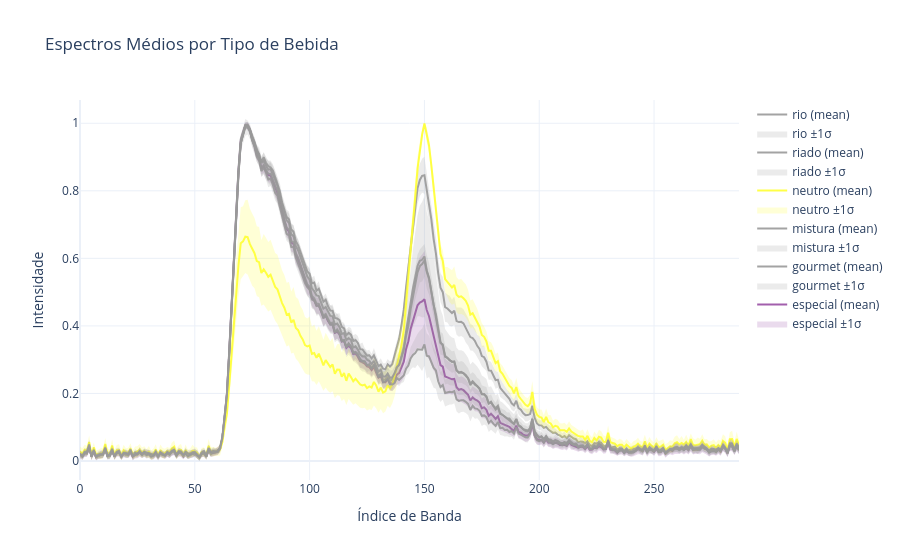

The code cell stored with this chart in its notebook:
### Code cell
fig = plot_curve_mean(df,
                      'beverage_type',
                      description='Espectros Médios por Tipo de Bebida')
fig.show()

### Figure 1 — Plotly figure (JSON) as saved in the notebook; plotly's stock layout.template omitted (floating-point values rounded to 4 significant figures; data arrays with more than 128 entries replaced by an {"elided": "..."} marker saying what was removed)
{"data": [{"hoverinfo": "skip", "line": {"width": 0}, "mode": "lines", "showlegend": false, "type": "scatter", "x": {"elided": "288 int values"}, "y": {"elided": "288 float values"}}, {"fill": "tonexty", "fillcolor": "rgba(152, 78, 163, 0.2)", "hoverinfo": "skip", "line": {"width": 0}, "mode": "lines", "name": "especial ±1σ", "type": "scatter", "x": {"elided": "288 int values"}, "y": {"elided": "288 float values"}}, {"line": {"color": "rgba(152, 78, 163, 0.9)", "width": 2}, "mode": "lines", "name": "especial (mean)", "type": "scatter", "x": {"elided": "288 int values"}, "y": {"elided": "288 float values"}}, {"hoverinfo": "skip", "line": {"width": 0}, "mode": "lines", "showlegend": false, "type": "scatter", "x": {"elided": "288 int values"}, "y": {"elided": "288 float values"}}, {"fill": "tonexty", "fillcolor": "rgba(153, 153, 153, 0.2)", "hoverinfo": "skip", "line": {"width": 0}, "mode": "lines", "name": "gourmet ±1σ", "type": "scatter", "x": {"elided": "288 int values"}, "y": {"elided": "288 float values"}}, {"line": {"color": "rgba(153, 153, 153, 0.9)", "width": 2}, "mode": "lines", "name": "gourmet (mean)", "type": "scatter", "x": {"elided": "288 int values"}, "y": {"elided": "288 float values"}}, {"hoverinfo": "skip", "line": {"width": 0}, "mode": "lines", "showlegend": false, "type": "scatter", "x": {"elided": "288 int values"}, "y": {"elided": "288 float values"}}, {"fill": "tonexty", "fillcolor": "rgba(153, 153, 153, 0.2)", "hoverinfo": "skip", "line": {"width": 0}, "mode": "lines", "name": "mistura ±1σ", "type": "scatter", "x": {"elided": "288 int values"}, "y": {"elided": "288 float values"}}, {"line": {"color": "rgba(153, 153, 153, 0.9)", "width": 2}, "mode": "lines", "name": "mistura (mean)", "type": "scatter", "x": {"elided": "288 int values"}, "y": {"elided": "288 float values"}}, {"hoverinfo": "skip", "line": {"width": 0}, "mode": "lines", "showlegend": false, "type": "scatter", "x": {"elided": "288 int values"}, "y": {"elided": "288 float values"}}, {"fill": "tonexty", "fillcolor": "rgba(255, 255, 51, 0.2)", "hoverinfo": "skip", "line": {"width": 0}, "mode": "lines", "name": "neutro ±1σ", "type": "scatter", "x": {"elided": "288 int values"}, "y": {"elided": "288 float values"}}, {"line": {"color": "rgba(255, 255, 51, 0.9)", "width": 2}, "mode": "lines", "name": "neutro (mean)", "type": "scatter", "x": {"elided": "288 int values"}, "y": {"elided": "288 float values"}}, {"hoverinfo": "skip", "line": {"width": 0}, "mode": "lines", "showlegend": false, "type": "scatter", "x": {"elided": "288 int values"}, "y": {"elided": "288 float values"}}, {"fill": "tonexty", "fillcolor": "rgba(153, 153, 153, 0.2)", "hoverinfo": "skip", "line": {"width": 0}, "mode": "lines", "name": "riado ±1σ", "type": "scatter", "x": {"elided": "288 int values"}, "y": {"elided": "288 float values"}}, {"line": {"color": "rgba(153, 153, 153, 0.9)", "width": 2}, "mode": "lines", "name": "riado (mean)", "type": "scatter", "x": {"elided": "288 int values"}, "y": {"elided": "288 float values"}}, {"hoverinfo": "skip", "line": {"width": 0}, "mode": "lines", "showlegend": false, "type": "scatter", "x": {"elided": "288 int values"}, "y": {"elided": "288 float values"}}, {"fill": "tonexty", "fillcolor": "rgba(153, 153, 153, 0.2)", "hoverinfo": "skip", "line": {"width": 0}, "mode": "lines", "name": "rio ±1σ", "type": "scatter", "x": {"elided": "288 int values"}, "y": {"elided": "288 float values"}}, {"line": {"color": "rgba(153, 153, 153, 0.9)", "width": 2}, "mode": "lines", "name": "rio (mean)", "type": "scatter", "x": {"elided": "288 int values"}, "y": {"elided": "288 float values"}}], "layout": {"title": {"text": "Espectros Médios por Tipo de Bebida"}, "xaxis": {"title": {"text": "Índice de Banda"}}, "yaxis": {"title": {"text": "Intensidade"}}}}
